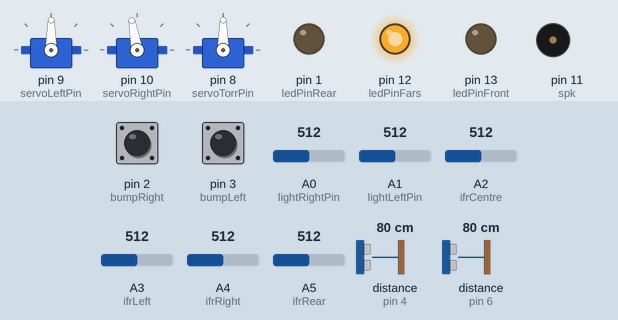
Simulated run of this sketch. Board: Arduino Uno, built with avr-gcc and run on an emulated ATmega328P. Shown: 3 × servo, output pins drawn as LEDs (lit = HIGH), buzzer (waves = sounding). Wiring (inferred from the names in the program): ultrasonic range finder: trigger pin 5; echo pin 4. The test bench sets the inputs (shaded band); at power-on: distance to the obstacle (sensors on pin 4, pin 6) 80 cm, A1 (lightLeftPin) = 512, pin 2 (bumpRight) LOW, pin 3 (bumpLeft) LOW, A0 (lightRightPin) = 512, A2 (ifrCentre) = 512, A3 (ifrLeft) = 512, A4 (ifrRight) = 512, A5 (ifrRear) = 512. The echo pulse lasts 58.3 µs per cm; pins used as bus, display or sensor lines are not drawn.

Above: at 1.8 s.
1.9 s: distance to the obstacle (sensor on pin 4) set to 17 cm
At 3.2 s:
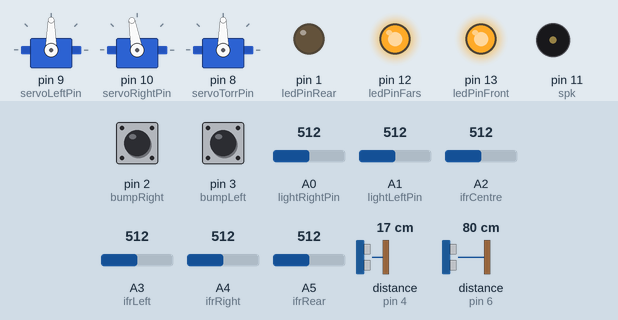
5.2 s: distance to the obstacle (sensor on pin 4) set to 14 cm
At 7.8 s:
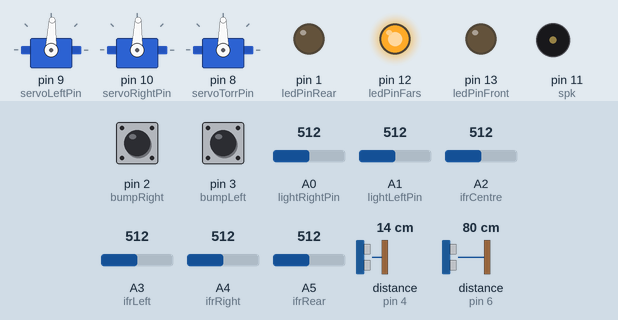
8.5 s: A1 (lightLeftPin) set to 716
11.8 s: distance to the obstacle (sensor on pin 6) set to 72 cm
15.1 s: distance to the obstacle (sensor on pin 6) set to 64 cm
At 15.53 s:
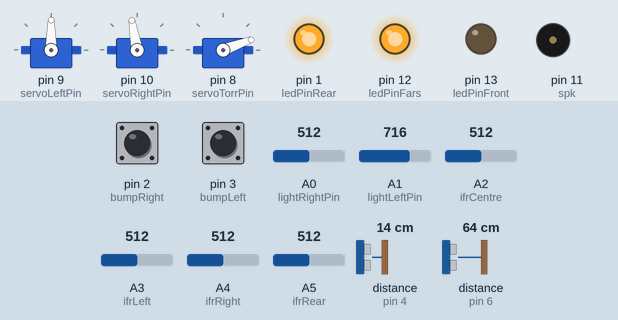
18.4 s: distance to the obstacle (sensor on pin 6) set to 120 cm
At 20.7 s:
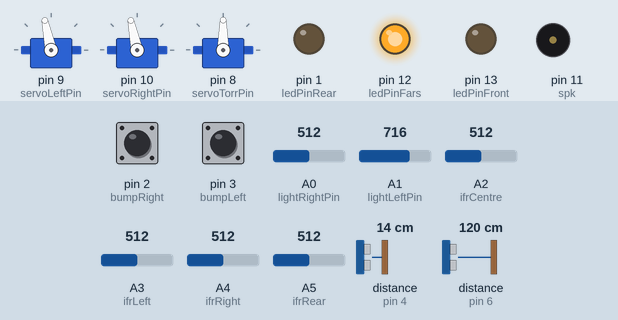
Timing chart, 0 to 22.7 s (numbered marks = the images above; inputs shaded):
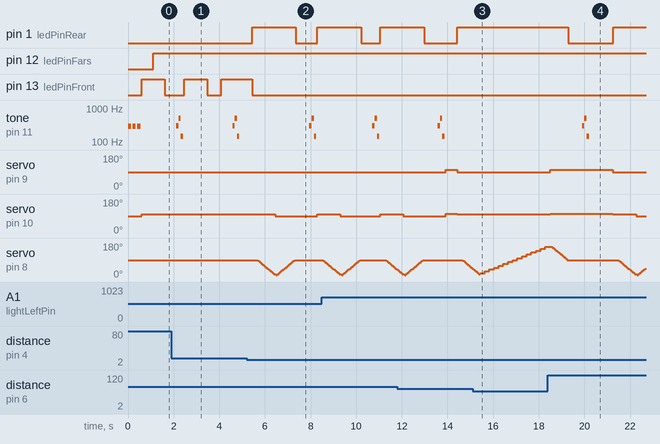

The sketch:

TeachbotServo_General_13.ino
```cpp
#include <Servo.h>


//Control per llum
const int ambient = 30; // Nivell llum ambient
const int umbral = 200;  // Diferencia entre llum fotocel.lules
const int umbralFars = 800; //Nivell minim ambient per encendre leds fars
int lightLeft = 0;
int lightRight = 0;
const int lightLeftPin = A1; //fotocel.lula esquerra
const int lightRightPin = A0;//fotocel.lula dreta

//Control distancia fixa
const int echoPin = 4; // taronja ,
const int trigPin = 5; // gris
long duration, distance;

//Control per paraxocs

const int bumpRight = 2; // Right bumper pin 2, groc
const int bumpLeft = 3;  // Left bumper pin 3, blau
int pbLeft = 0;          // Var for left bump
int pbRight = 0;         // Var for left bump

//Deteccio desnivells
const int ifrCentre = A2; // Infraroig centre, led:groc, fototrans:verd, A2:blanc
const int ifrLeft = A3;   // Gris
const int ifrRight = A4;  // Negre
const int ifrRear = A5;   // Violeta
int lecturaInicialCentre, lectInLeft, lectInRight, lectInRear = 0;
int lectFiCentre, lectFiLeft, lectFiRight, lectFiRear = 0;
int difCentre, difLeft, difRight, difRear = 0;
int difLectures = 200;
int difLectRear = 200;

//Control distancia Torreta
const int echoPinTorr = 6; // blanc
const int trigPinTorr = 7; // groc
long durationTorr, distanceTorr =100;
int i = 90;  //variable per comptar moviment torreta

//Control temps programa
int intervalLectIfr = 3000; //llegir valor Ifr cada 3 segons
unsigned long time;
unsigned long previousTime;
unsigned long difTime;

//Definicio servos
Servo servoLeft;         // Define left servo
Servo servoRight;        // Define right servo
Servo servoTorreta;      // Define servo torreta
const int servoLeftPin = 9;  //blau
const int servoRightPin = 10;//groc
const int servoTorrPin = 8;  //verd

//Variables LEDS
const int ledPinFront = 13;  // LEDS frontals, cable blau.
const int ledPinFars = 12;  //  LEDS fars paraxocs, cable lila
const int ledPinRear = 1;    // LEDS posteriors vermells. Funcionen al anar enrrera
unsigned long timeLedFront, difTimeFront, prevTimeFront;
unsigned long timeLedFar, difTimeFar, prevTimeFar;
unsigned long timeLedFrontF, difTimeFrontF, prevTimeFrontF;


//Variables buzzer
void nota(int a, int b);
int spk=11;  // color marro
unsigned long difTimeSo, timeSo, previousTimeSo;
//==========================================================================================================
void setup() {
  //Serial.begin(9600); //Anul.lat per utilitzar el pin nº1
  servoLeft.attach(servoLeftPin);   // Left servo pin D9, blau
  servoRight.attach(servoRightPin); // Right servo pin D10, groc
  servoTorreta.attach(servoTorrPin); //servo torreta pin D8,
  servoTorreta.write(90);

  pinMode(trigPin,OUTPUT);
  pinMode(echoPin,INPUT);
  pinMode(trigPinTorr,OUTPUT);
  pinMode(echoPinTorr,INPUT);
  pinMode(bumpLeft, INPUT);
  pinMode(bumpRight, INPUT);
  pinMode(ledPinFront, OUTPUT);
  pinMode(ledPinFars, OUTPUT);
  pinMode(ledPinRear, OUTPUT);
  soInici();
}

//===========================================================================================================
void loop() {

  lightLeft=analogRead(lightLeftPin); //blau
  lightRight=analogRead(lightRightPin);//groc
  reAttach();
  /*Serial.print("llumLeft: ");
  Serial.println(lightLeft);
  Serial.print("llumRight: ");
  Serial.println(lightRight);*/

  if (lightRight<ambient || lightLeft<ambient) {
    llanterna();
    turnRight();
    delay (2000);
    stopRobot();
    delay(1000);
  }
  else {
    forward();    // Endevant
    paraxocs();   // Proteccio cops
    llanterna();  // Seguiment de llum
    llumsFars();
  }
}
//============================================================================================================

// Rutines de moviment
void forward() {   //Endevant
  reAttach();
  digitalWrite(ledPinRear,LOW);
  servoLeft.writeMicroseconds(1470);
  servoRight.writeMicroseconds(1580);
  servoTorreta.write(90);
  LedsFront();
  calculDistancia();
  tempsLecturaIfr();
  deteccioForats();
  tempsSo();
}

void reverse() {   //Enrere
  reAttach();
  servoLeft.write(102);
  servoRight.write(88);
}

void turnRight() {  //Dreta
  reAttach();
  servoLeft.write(88);
  servoRight.write(88);
}

void turnLeft() {   //Esquerra
  reAttach();
  servoLeft.write(102);
  servoRight.write(102);
}

void stopRobot() {    //Parada
  servoLeft.detach();
  servoRight.detach();
}

void reAttach() {  // Reconectar
  if(servoLeft.attached()== false)
    servoLeft.attach(9);
  if(servoRight.attached() == false)
    servoRight.attach(10);
}
//==========================================================================================================
void paraxocs(){
  pbLeft = digitalRead(bumpLeft);
  pbRight = digitalRead(bumpRight);

  // Si left bumper colpeja
  if (pbLeft == HIGH) {
    //endevant = 0;
    //LedsFrontFast();             // Control LED indicador
    reverse();
    digitalWrite(ledPinRear,HIGH);
    delay(500);
    turnRight();
    delay(400);
    digitalWrite(ledPinRear,LOW);
  }
  // Si right bumper colpeja
  if (pbRight == HIGH) {
    reverse();
    digitalWrite(ledPinRear,HIGH);
    delay(500);
    turnLeft();
    delay(400);
    digitalWrite(ledPinRear,LOW);
  }
}
//===========================================================================================================
void llanterna(){
  if ((lightRight - lightLeft) > umbral) {  // Rutina per seguir una
    turnRight();                            // llum, una llanterna, per ex.
    delay(500);
    forward();
    delay(1000);
  }

  if (lightLeft - lightRight > umbral) {
    turnLeft();
    delay(500);
    forward();
    delay(1000);
  }
}
//=============================================================================================================

void calculDistancia() {
  digitalWrite(trigPin,LOW);
  delayMicroseconds(2); // Added this line
  digitalWrite(trigPin, HIGH);
  delayMicroseconds(10); // Added this line
  digitalWrite(trigPin, LOW);
  duration = pulseIn(echoPin, HIGH);
  distance = (duration/2) / 29.1;//29,1=1/0,0343 // vel sonido=343m/s = 0,0343 cm/microseg
  if (distance < 15) {
    //endevant = 0;
    //LedsFrontFast();
    stopRobot();
    digitalWrite(ledPinRear,HIGH);
    delay(200);
    torretaScan();
    digitalWrite(ledPinRear,LOW);
  }
}
//============================================================================================================
void torretaScan() {
  for (i=90;i>10;i=i-5){
    servoTorreta.write(i);
    delay(50);
  }

  calculDistTorreta();
  while (distanceTorr <70){
    i=i+10;
    servoTorreta.write(i);
    delay(200);
    calculDistTorreta();
    if (i>165){
      reverse();
      digitalWrite(ledPinRear,HIGH);
      delay(1000);
      for (i;i>=90;i=i-5){
        servoTorreta.write(i);
        delay(50);
      }
      digitalWrite(ledPinRear,LOW);
    }
  }
  if (distanceTorr >= 70){
    if (i < 90){
      turnRight();
      delay(50);
      for (i;i<=90;i=i+5){
        servoTorreta.write(i);
        delay(50);
      }
    }
    else {
      turnLeft();
      delay(50);
      for (i;i>=90;i=i-5){
        servoTorreta.write(i);
        delay(50);
      }
    }
  }
}
//=============================================================================================================

void calculDistTorreta() {
  digitalWrite(trigPinTorr,LOW);
  delayMicroseconds(2); // Added this line
  digitalWrite(trigPinTorr, HIGH);
  delayMicroseconds(10); // Added this line
  digitalWrite(trigPinTorr, LOW);

  durationTorr = pulseIn(echoPinTorr, HIGH);
  distanceTorr = (durationTorr/2) / 29.1;//29,1=1/0,0343 // vel sonido=343m/s = 0,0343 cm/microseg
}
//=============================================================================================================

void tempsLecturaIfr() {
  time = millis();
  difTime = time - previousTime;
  if (difTime >= intervalLectIfr) {
    delay(100);
    lecturaInicialCentre = analogRead(ifrCentre);
    lectInLeft = analogRead(ifrLeft);
    lectInRight = analogRead(ifrRight);
    lectInRear = analogRead(ifrRear);
    previousTime = time;
  }
}
//==========================================================================================================
void deteccioForats() {
  delay(500);
  lectFiCentre = analogRead(ifrCentre);
  lectFiLeft = analogRead(ifrLeft);
  lectFiRight = analogRead(ifrRight);
  lectFiRear = analogRead(ifrRear);
  difCentre = lectFiCentre - lecturaInicialCentre;
  difLeft = lectFiLeft - lectInLeft;
  difRight = lectFiRight - lectInRight;
  difRear = lectFiRear - lectInRear;
  Serial.print("darrera: ");
  Serial.println(lectInRear);
  Serial.println(lectFiRear);
  Serial.println(difRear);
  Serial.print("davant: ");
  Serial.println(lectInLeft);
  Serial.println(lectFiLeft);
  Serial.println(difLeft);

  if (time < intervalLectIfr){      //pq ignori els 3 primers segons
    difCentre=difLeft=difRight=difRear = 0;


  }
  if (difCentre > difLectures) {
    stopRobot();
    digitalWrite(ledPinRear,HIGH);
    delay(500);
    reverse();
    delay(500);
    turnLeft();
    delay(500);
    digitalWrite(ledPinRear,LOW);
  }
  if (difLeft > difLectures) {
    stopRobot();
    digitalWrite(ledPinRear,HIGH);
    delay(500);
    reverse();
    delay(500);
    turnRight();
    delay(300);
    digitalWrite(ledPinRear,LOW);
  }
  if (difRight > difLectures) {
    stopRobot();
    digitalWrite(ledPinRear,HIGH);
    delay(500);
    reverse();
    delay(500);
    turnLeft();
    delay(300);
    digitalWrite(ledPinRear,LOW);
  }
  if (difRear > difLectRear) {
    stopRobot();
    digitalWrite(ledPinRear,HIGH);
    delay(500);
    forward();
    delay(1000);
    turnLeft();
    delay(300);
    digitalWrite(ledPinRear,HIGH);
  }
}
//===========================================================================================================

void soInici(){
  /* declaración de variables */
  servoLeft.detach();
  servoRight.detach();

  int c[5]={131,262,523,1046,2093};       // frecuencias 4 octavas de Do
  int cs[5]={139,277,554,1108,2217};      // Do#
  int d[5]={147,294,587,1175,2349};       // Re
  int ds[5]={156,311,622,1244,2489};    // Re#
  int e[5]={165,330,659,1319,2637};      // Mi
  int f[5]={175,349,698,1397,2794};       // Fa
  int fs[5]={185,370,740,1480,2960};     // Fa#
  int g[5]={196,392,784,1568,3136};     // Sol
  int gs[5]={208,415,831,1661,3322};   // Sol#
  int a[5]={220,440,880,1760,3520};      // La
  int as[5]={233,466,932,1866,3729};    // La#
  int b[5]={247,494,988,1976,3951};      // Si


  /*******************/
  /*     STAR WARS      */
  /*******************/
  /**** tema principal ****/
  nota(d[1],150);noTone(spk);delay(50);
  nota(d[1],150);noTone(spk);delay(50);
  nota(d[1],150);noTone(spk);delay(50);/*
  nota(g[1],900);noTone(spk);delay(150);
  nota(d[2],900);noTone(spk);delay(50);
  nota(c[2],150);noTone(spk);delay(50);
  nota(b[1],150);noTone(spk);delay(50);
  nota(a[1],150);noTone(spk);delay(50);
  nota(g[2],900);noTone(spk);delay(150);
  nota(d[2],900);noTone(spk);delay(100);
  nota(c[2],150);noTone(spk);delay(50);
  nota(b[1],150);noTone(spk);delay(50);
  nota(a[1],150);noTone(spk);delay(50);
  nota(g[2],900);noTone(spk);delay(150);
  nota(d[2],900);noTone(spk);delay(100);
  nota(c[2],150);noTone(spk);delay(50);
  nota(b[1],150);noTone(spk);delay(50);
  nota(c[2],150);noTone(spk);delay(50);
  nota(a[1],1200);noTone(spk);delay(2000);*/


}
void nota(int frec, int t){
  tone(spk,frec);      // suena la nota frec recibida
  delay(t);                // para despues de un tiempo t
}

void tempsSo(){
  timeSo = millis();
  difTimeSo = timeSo - previousTimeSo;
  if (difTimeSo>=2000) {
    sound();
    previousTimeSo = timeSo;
  }
}

void sound(){
  tone(spk,300);
  delay(100);
  tone(spk,500);
  delay(100);
  tone(spk,150);
  delay(100);
  noTone(spk);
  delay(50);
}

void LedsFront(){
  //if(endevant = 1){
  timeLedFront = millis();
  difTimeFront = timeLedFront - prevTimeFront;
  if (difTimeFront >= 300) {
    digitalWrite(13,HIGH);
    if (difTimeFront >= 1500) {
      digitalWrite(13,LOW);
      prevTimeFront = timeLedFront;
    }
  }

}

void llumsFars(){
  if (lightRight<umbralFars && lightLeft<umbralFars){
    digitalWrite(ledPinFars,HIGH);
  } else {
      digitalWrite(ledPinFars,LOW);
    }
}

/*
void LedsFrontFast(){
  //if(endevant = 0){
  timeLedFrontF = millis();
  difTimeFrontF = timeLedFrontF - prevTimeFrontF;
  Serial.print("nnn= ");
  Serial.println(difTimeFrontF);
  Serial.println(prevTimeFrontF);
  if (difTimeFrontF >= 200) {
    digitalWrite(13,HIGH);
    if (difTimeFrontF >= 400) {
      digitalWrite(13,LOW);
      prevTimeFrontF = timeLedFrontF;
    }
  }
}*/
```

Measured:
- the behaviour switches between 16 and 15 cm on distance to the obstacle (sensor on pin 4) (found by bisection; images 1 and 2)
- the behaviour switches between 70 and 69 cm on distance to the obstacle (sensor on pin 6) (found by bisection; images 2 and 3)
- after the input at 5.2 s, pin 1 (ledPinRear): LOW → HIGH after 0.24 s, → LOW 1.9 s later, → HIGH 0.95 s later; pin 13 (ledPinFront): goes on until 5.4 s, then stays LOW; servo on pin 9 (servoLeftPin): 90° → 88° after 1.2 s, → 90° 1.9 s later; servo on pin 10 (servoRightPin): 100° → 88° after 1.2 s, → 100° 1.9 s later
- after the input at 15.1 s, pin 1 (ledPinRear): stays HIGH (without the input it goes to LOW after 1.2 s); tone on pin 11 (spk): stays silent (without the input it goes to 300 Hz after 1.8 s)
- after the input at 18.4 s, tone on pin 11 (spk): silent → 300 Hz after 1.5 s, → 500 Hz 0.10 s later, → 150 Hz 0.10 s later, → silent 0.10 s later; servo on pin 9 (servoLeftPin): 90° → 102° after 0.10 s instead of 0.30 s; servo on pin 10 (servoRightPin): 100° → 102° after 0.10 s, → 100° 2.8 s later, → 88° 1.0 s later
